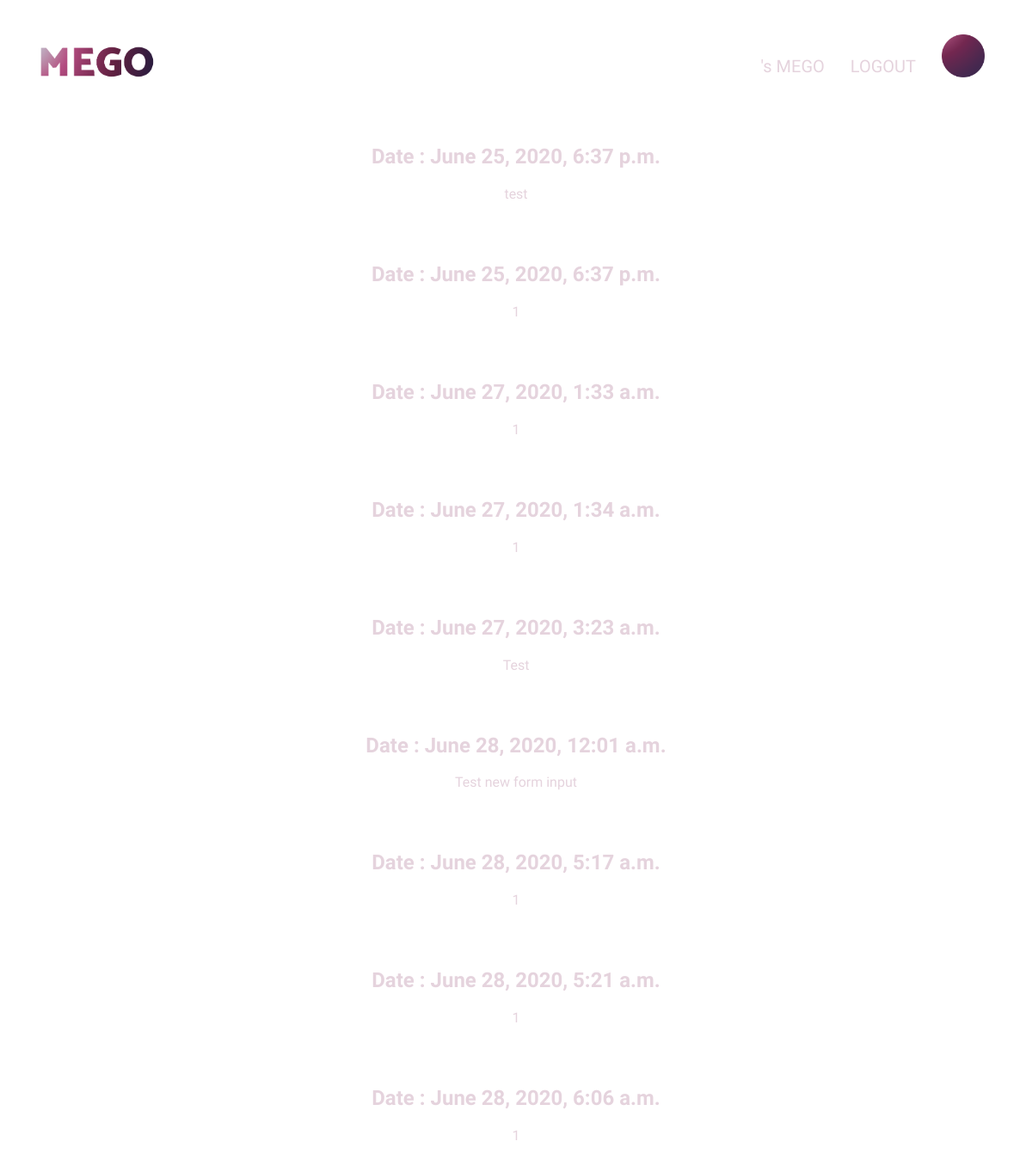
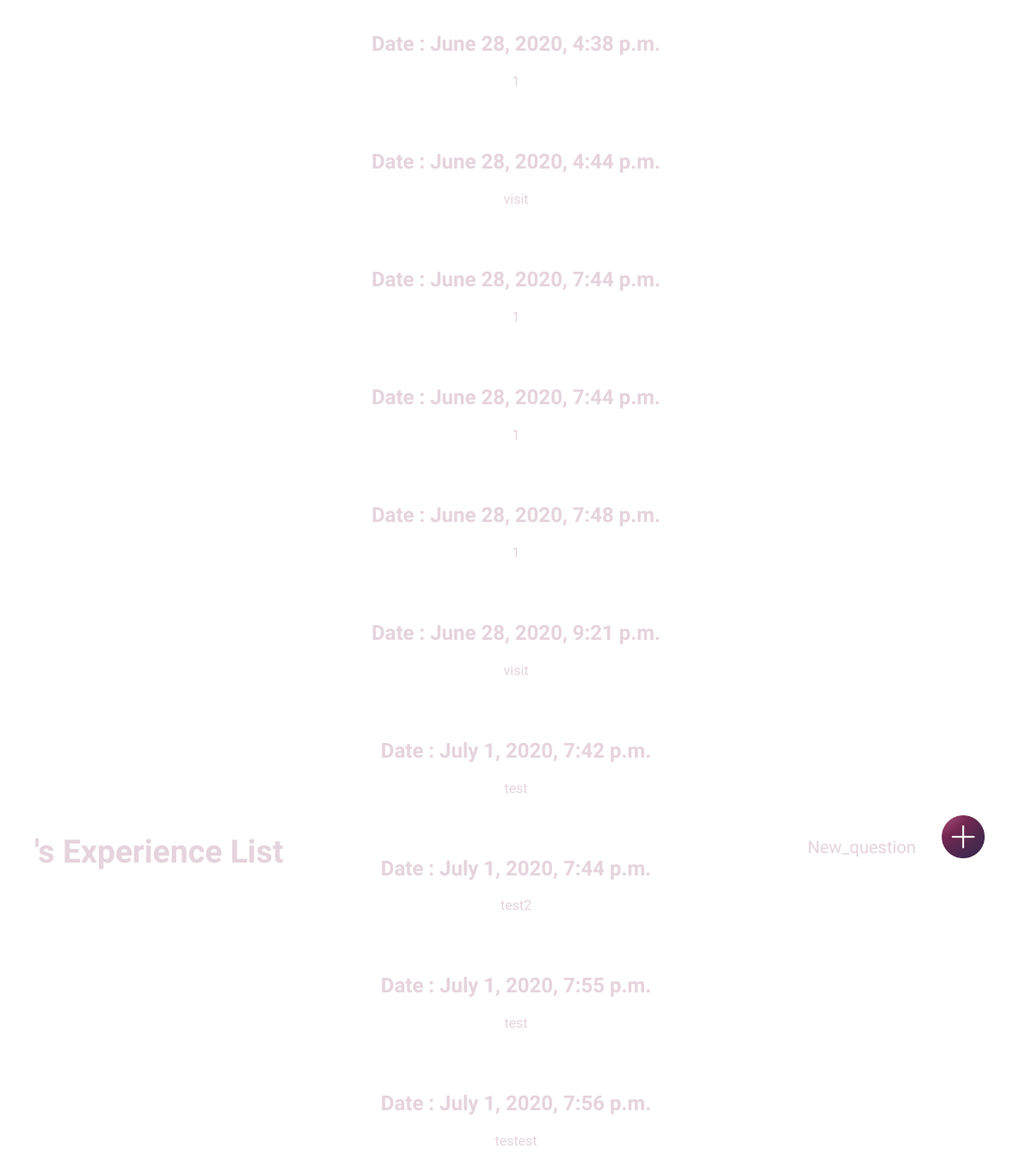
/ (signed in), run on the app's committed database (2 pictures, top to bottom).
### MEgo/models.py (models this page shows, shortened)
class Experience(models.Model):
    author = models.ForeignKey(settings.AUTH_USER_MODEL, on_delete=models.CASCADE, default='admin')
    input_date = models.DateTimeField(
            default=timezone.now)
    exp_date = models.DateTimeField(
            default=timezone.now)
    walks = models.IntegerField(blank=True, null=True)
    sleep = models.FloatField(blank=True, null=True)
    deep_sleep = models.FloatField(blank=True, null=True)
    heartbeat = models.IntegerField(blank=True, null=True)
    calorie = models.IntegerField(blank=True, null=True)
    distance = models.FloatField(blank=True, null=True)
    event = models.TextField()
    thoughts = models.TextField(null=True)
    emotion = models.TextField()
    importance = models.IntegerField()
    future = models.IntegerField(default=0)
    related_people = models.CharField(max_length=200, blank=True, null=True)
    related_place = models.CharField(max_length=200, blank=True, null=True)
    photo = models.ImageField(blank=True,upload_to=user_path)  # path based on the function and settings
    thumbnail_photo = models.ImageField(blank=True, upload_to=user_path) # it is not required field
    media_links = models.TextField(blank=True, null=True)
    emotion_color = models.CharField(max_length=100, default="", blank=True, null=True)

### MEgo/views.py (the view)
# urls.py: path('', views.experience_circle, name='experience_circle'),
@login_required
def experience_circle(request):
    if request.user.is_authenticated and request.user.user_id == 'admin':
        return experience_as_list(request)
    else:
        exps = Experience.objects.filter(author__exact=request.user.id).order_by('exp_date')
    return render(request, 'MEgo/experience_circle.html', {'exps':exps})

### MEgo/views.py (called while the page is built)
@login_required
def experience_as_list(request):
    if request.user.is_authenticated and request.user.user_id == 'admin':
        exps = Experience.objects.order_by('exp_date')
    else:
        exps = Experience.objects.filter(author__exact=request.user.id).order_by('exp_date').reverse()
    return render(request, 'MEgo/experience_as_list.html', {'exps':exps})

### MEgo/templates/MEgo/experience_as_list.html (shortened to what this page needs)
{% extends 'MEgo/base.html' %}
{% load static %}
{% block content %}
    {% for exp in exps %}
        <div class="exp">
            <h2><a href="{% url 'experience_detail' pk=exp.pk %}">Date : {{ exp.exp_date }}</a></h2>
            <p>{{ exp.event|linebreaksbr }}</p>
        </div>
    {% endfor %}
        <div class="bottom-page-header">
            <h1 id="bottom-logo"><a>{{ user.nickname }}'s Experience List</a></h1>
            <div class="top-menu">
                <li><a href="{% url 'new_question' %}">New_question</a></li>
                <li><a href="{% url 'experience_new_m' %}"><img src="{% static "Icons/+.png" %}" width="50" height="50"></a></li>
            </div>
        </div>
{% endblock %}

### MEgo/static/css/MEgo.css (style rules this page uses)
.bottom-page-header { margin-top: 0; padding: 20px 20px 20px 40px; position: fixed; top: 82%; left: 0; right: 0; }
.top-menu, .top-menu:hover, .top-menu:visited { margin-block-start: 20px; margin-block-end: 20px; color: #ffffff; float: right; font-size: 15pt; margin-right: 20px; }
.top-menu li { float: left; list-style:none; }
.top-menu a { line-height:75px; padding:0 15px; }
#bottom-logo { float: left; font-family: 'Catamaran', sans-serif; font-weight: 600; font-size: 28pt; line-height:75px; }
.exp { margin-bottom: 70px; }
a { text-decoration:none; color: rgb(229,211,221); }
h1 { font-family: 'Catamaran', sans-serif; font-weight: 900; }
h2, h3, h4 { font-weight: 600; }

### MEgo/templates/MEgo/base.html (style rules this page uses)
body { background: white; font-family: 'Catamaran', sans-serif; font-weight: 400; color: rgb(229,211,221); padding-top : 160px; }

### data on the page
Experience: exp_date "June 25, 2020, 6:37 p.m.", event "test"
Experience: exp_date "June 25, 2020, 6:37 p.m.", event "1"
Experience: exp_date "June 27, 2020, 1:33 a.m.", event "1"
Experience: exp_date "June 27, 2020, 1:34 a.m.", event "1"
Experience: exp_date "June 27, 2020, 3:23 a.m.", event "Test"
Experience: exp_date "June 28, 2020, 12:01 a.m.", event "Test new form input"
Experience: exp_date "June 28, 2020, 5:17 a.m.", event "1"
Experience: exp_date "June 28, 2020, 5:21 a.m.", event "1"
Experience: exp_date "June 28, 2020, 6:06 a.m.", event "1"
Experience: exp_date "June 28, 2020, 4:38 p.m.", event "1"
Experience: exp_date "June 28, 2020, 4:44 p.m.", event "visit"
Experience: exp_date "June 28, 2020, 7:44 p.m.", event "1"
Experience: exp_date "June 28, 2020, 7:44 p.m.", event "1"
Experience: exp_date "June 28, 2020, 7:48 p.m.", event "1"
Experience: exp_date "June 28, 2020, 9:21 p.m.", event "visit"
Experience: exp_date "July 1, 2020, 7:42 p.m.", event "test"
Experience: exp_date "July 1, 2020, 7:44 p.m.", event "test2"
Experience: exp_date "July 1, 2020, 7:55 p.m.", event "test"
Experience: exp_date "July 1, 2020, 7:56 p.m.", event "testest"
